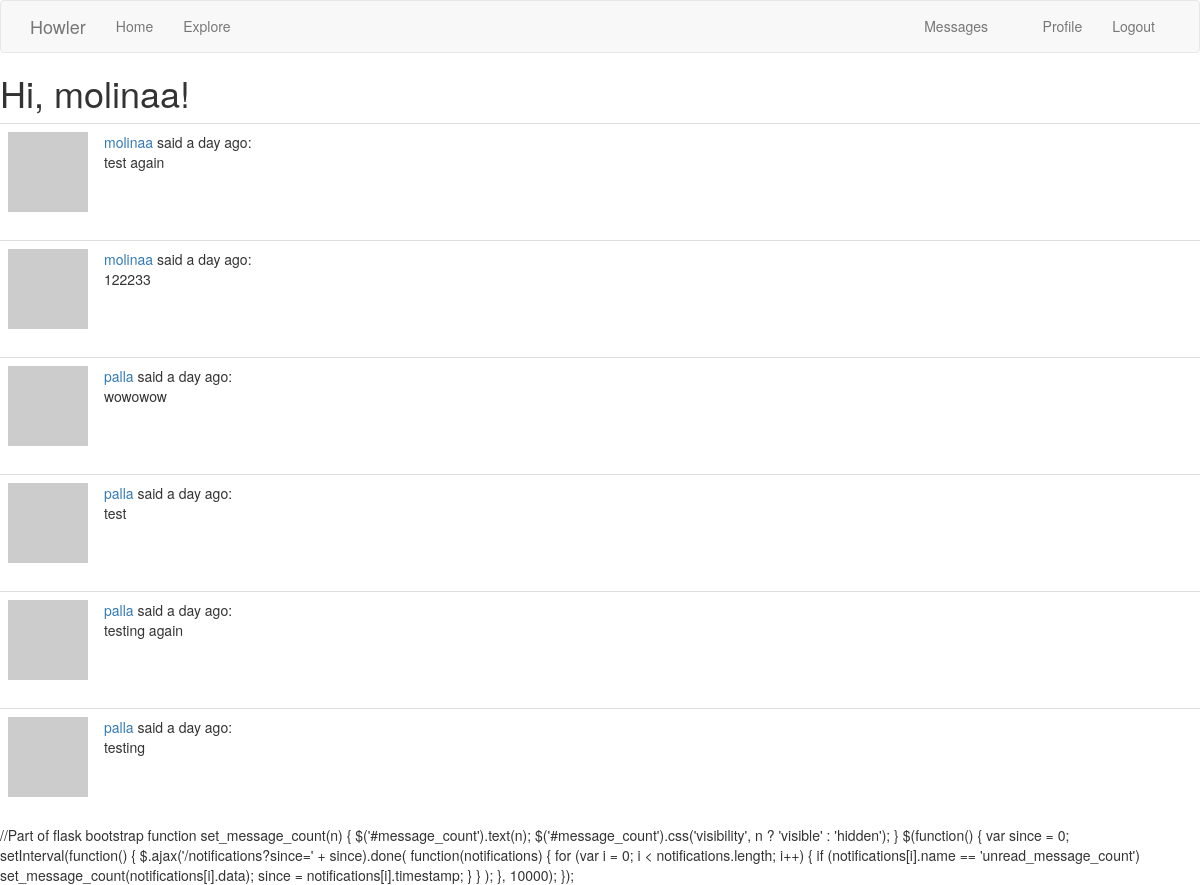
The page /explore (signed in) on the database as committed earlier.
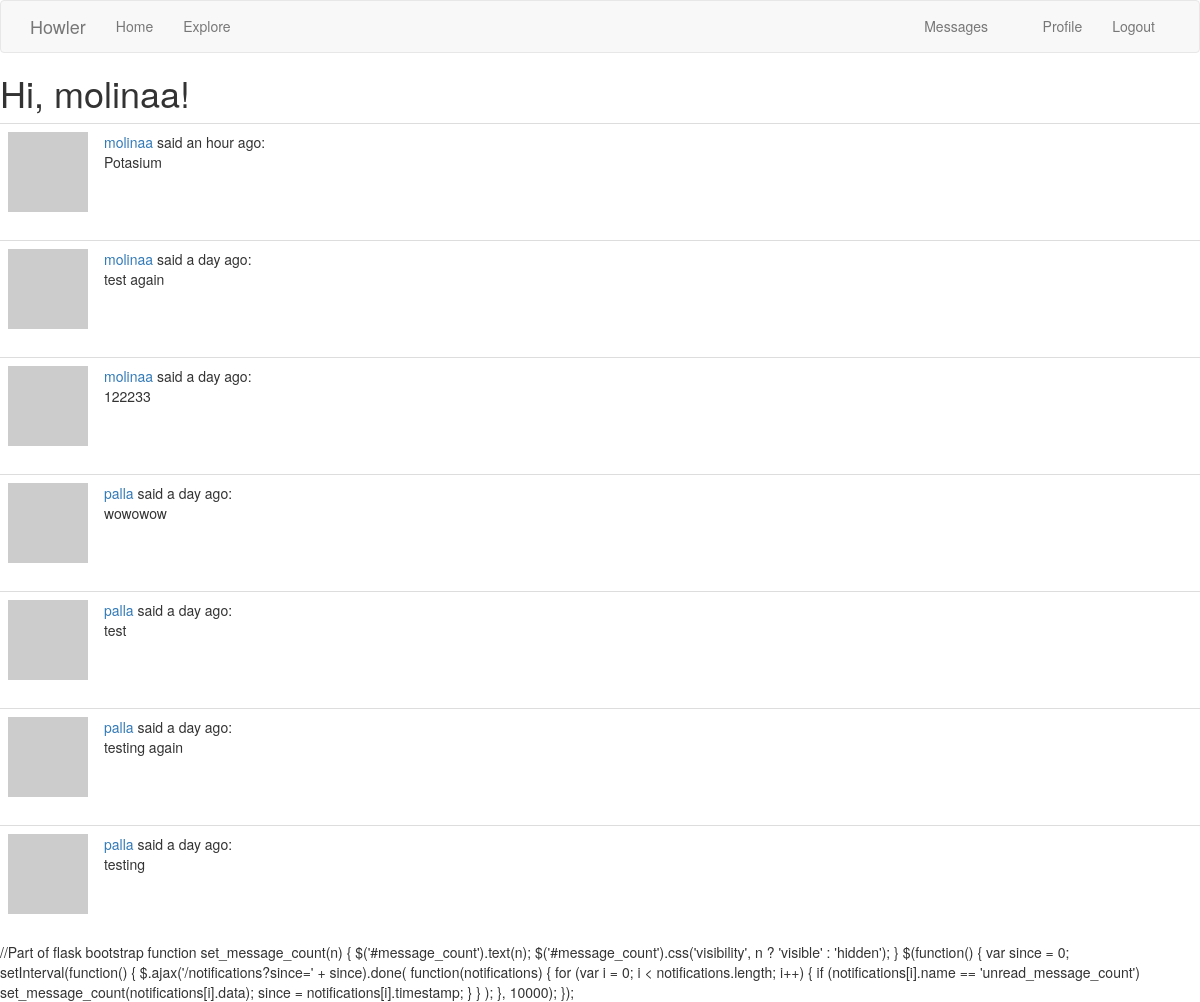
The same page on the database as committed later.
### app/models.py (models this page shows, shortened)
class Post(db.Model):
    id = db.Column(db.Integer, primary_key=True)
    body = db.Column(db.String(140))
    timestamp = db.Column(db.DateTime, index=True, default=datetime.utcnow)
    user_id = db.Column(db.Integer, db.ForeignKey('user.id'))

class User(UserMixin,db.Model):
    id = db.Column(db.Integer, primary_key=True)
    username = db.Column(db.String(64), index=True, unique=True)
    email = db.Column(db.String(120), index=True, unique=True)
    password_hash = db.Column(db.String(128))
    posts = db.relationship('Post', backref='author', lazy='dynamic')
    about_me = db.Column(db.String(140))
    last_seen = db.Column(db.DateTime, default=datetime.utcnow)
    followed = db.relationship(
        'User', secondary=followers,
        primaryjoin=(followers.c.follower_id == id),
        secondaryjoin=(followers.c.followed_id == id),
        backref=db.backref('followers', lazy='dynamic'), lazy='dynamic')
    messages_sent = db.relationship('Message',
                                    foreign_keys='Message.sender_id',
                                    backref='author', lazy='dynamic')
    messages_received = db.relationship('Message',
                                        foreign_keys='Message.recipient_id',
                                        backref='recipient', lazy='dynamic')
    last_message_read_time = db.Column(db.DateTime)
    notifications = db.relationship('Notification', backref='user',
                                    lazy='dynamic')
    def new_messages(self):
        last_read_time = self.last_message_read_time or datetime(1900, 1, 1)
        return Message.query.filter_by(recipient=self).filter(
            Message.timestamp > last_read_time).count()
    def avatar(self, size):
        digest = md5(self.email.lower().encode('utf-8')).hexdigest()
        return 'https://www.gravatar.com/avatar/{}?d=identicon&s={}'.format(
            digest, size)

### app/routes.py (the view)
@app.route('/explore') #The explore page is utilised to see and seek new users to follow
@login_required
def explore():
    page = request.args.get('page', 1, type=int)
    posts = Post.query.order_by(Post.timestamp.desc()).paginate(
        page, app.config['POSTS_PER_PAGE'], False)
    next_url = url_for('explore', page=posts.next_num) \
        if posts.has_next else None
    prev_url = url_for('explore', page=posts.prev_num) \
        if posts.has_prev else None
    return render_template('index.html', title='Explore', posts=posts.items,
                           next_url=next_url, prev_url=prev_url)

### app/models.py (called while the page is built)
@login.user_loader
def load_user(id):
    return User.query.get(int(id))

### app/routes.py (called while the page is built)
@app.before_request
def before_request():
    if current_user.is_authenticated:
        current_user.last_seen = datetime.utcnow()
        db.session.commit()

### app/templates/index.html (shortened to what this page needs)
{% extends "base.html" %}
{% import 'bootstrap/wtf.html' as wtf %}
{% block content %}
    <h1>Hi, {{ current_user.username }}!</h1>
    {% for post in posts %}
     {% include '__post.html' %}
    {% endfor %}
    {%endblock%}

### app/templates/__post.html
   <table class="table table-hover">
        <tr>
            <td width="70px">
                <a href="{{ url_for('user', username=post.author.username) }}">
                    <img src="{{ post.author.avatar(70) }}" />
                </a>
            </td>
            <td>
                <a href="{{ url_for('user', username=post.author.username) }}">
                    {{ post.author.username }}
                </a>
                said {{ moment(post.timestamp).fromNow() }}:
                <br>
                {{ post.body }}
            </td>
        </tr>
    </table>

Rows that differ between the two databases and show on the page:
added Post: author.username "molinaa", timestamp "an hour ago", body "Potasium"
